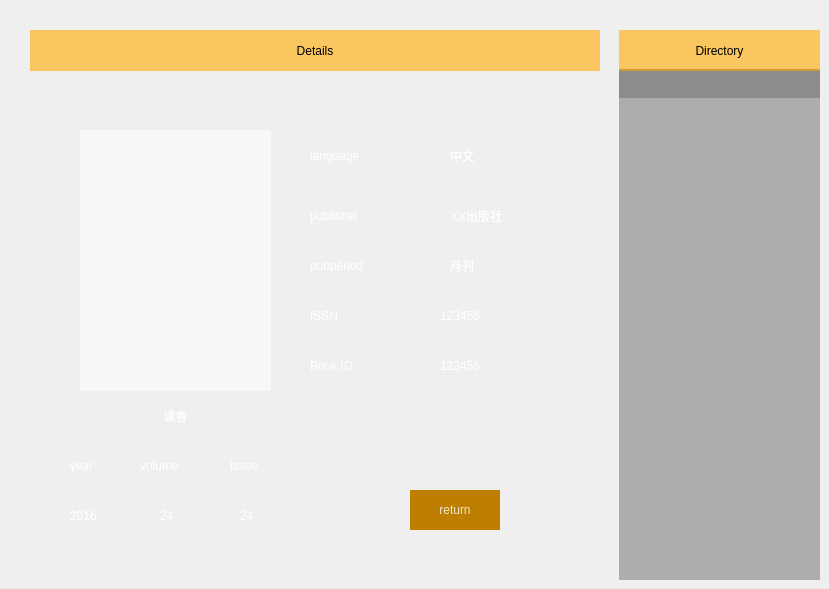
     <widget class="QWidget" name="return_tab">
      <attribute name="title">
       <string>return</string>
      </attribute>
      <widget class="QTableView" name="borrow_view">
       <property name="geometry">
        <rect>
         <x>619</x>
         <y>69</y>
         <width>201</width>
         <height>511</height>
        </rect>
       </property>
       <property name="styleSheet">
        <string notr="true">QTableView {
    color: white;
	gridline-color: white;
    background-color: rgba(108, 108, 108, 128);
	alternate-background-color: rgb(64, 64, 64);
    selection-color: white;
    selection-background-color:rgba(255, 255, 255, 128);
    border: 0px;
    border-radius: 0px;
}
QTableView::selection:hover
{	
	background-color: rgba(255, 255, 255, 128);
}
QHeaderView
{
	color: white;
	/*ont: bold 10pt;*/
	background-color: rgba(108, 108, 108, 128);
	border: 0px solid rgb(144, 144, 144);
	border:0px solid rgb(191,191,191);
	border-left-color: rgba(255, 255, 255, 0);
	border-top-color: rgba(255, 255, 255, 0);
	border-radius:0px;
	min-height:29px;
}
QHeaderView::section
{
	color: white;
	/*ont: bold 10pt;*/
	background-color: rgba(108, 108, 108, 128);
	border:0px solid rgb(191,191,191);
	border-radius:0px;
	min-height:29px;
}
QScrollBar:vertical
{
    width:3px;
    background:rgb(158, 158, 158);
    margin:0px,0px,0px,0px;
    padding-top:0px; 
    padding-bottom:0px;
}
QScrollBar::handle:vertical
{
    width:3px;
    background:rgb(144, 144, 144);
    border-radius:2px;  
    min-height:20;
}
QScrollBar::handle:vertical:hover
{
    width:5px;
    background:rgba(0,0,0,50%); 
    border-radius:2px;
    min-height:20;
}
QScrollBar::add-line:vertical   
{
    height:0px;width:0px;
    subcontrol-position:bottom;
}
QScrollBar::sub-line:vertical   
{
    height:0px;width:0px;
    subcontrol-position:top;
}
QScrollBar:horizontal
{
    height:3px;
    background:rgb(158, 158, 158);
    margin:0px,0px,0px,0px;
    padding-left:0px; 
    padding-right:0px;
}
QScrollBar::handle:horizontal
{
    height:3px;
    background:rgb(144, 144, 144);
    border-radius:2px;  
}
QScrollBar::handle:horizontal:hover
{
    height:5px;
    background:rgba(0,0,0,50%); 
    border-radius:2px;
}
QScrollBar::add-line:horizontal   
{
    height:0px;width:0px;
    subcontrol-position:right;
}
QScrollBar::sub-line:horizontal   
{
    height:0px;width:0px;
    subcontrol-position:left;
}
</string>
       </property>
       <property name="editTriggers">
        <set>QAbstractItemView::NoEditTriggers</set>
       </property>
      </widget>
      <widget class="QLabel" name="borroe_detail_view">
       <property name="geometry">
        <rect>
         <x>30</x>
         <y>69</y>
         <width>570</width>
         <height>511</height>
        </rect>
       </property>
       <property name="styleSheet">
        <string notr="true">background-color: rgba(255, 255, 255, 0);
border-image: url(:/small_unit/black Header40.png);</string>
       </property>
       <property name="text">
        <string/>
       </property>
      </widget>
      <widget class="QLabel" name="label_56">
       <property name="geometry">
        <rect>
         <x>619</x>
         <y>30</y>
         <width>201</width>
         <height>41</height>
        </rect>
       </property>
       <property name="styleSheet">
        <string notr="true">background-color: rgba(255, 170, 0,60%);
font: 14pt &quot;Century Gothic&quot;;</string>
       </property>
       <property name="text">
        <string>Directory</string>
       </property>
       <property name="alignment">
        <set>Qt::AlignCenter</set>
       </property>
      </widget>
      <widget class="QLabel" name="label_57">
       <property name="geometry">
        <rect>
         <x>30</x>
         <y>30</y>
         <width>570</width>
         <height>41</height>
        </rect>
       </property>
       <property name="styleSheet">
        <string notr="true">background-color: rgba(255, 170, 0,60%);
font: 14pt &quot;Century Gothic&quot;;</string>
       </property>
       <property name="text">
        <string>Details</string>
       </property>
       <property name="alignment">
        <set>Qt::AlignCenter</set>
       </property>
      </widget>
      <widget class="QLabel" name="label_58">
       <property name="geometry">
        <rect>
         <x>80</x>
         <y>130</y>
         <width>191</width>
         <height>261</height>
        </rect>
       </property>
       <property name="styleSheet">
        <string notr="true">background-color: rgba(255, 255, 255, 150);
border-image: url(:/images/nocover.png);</string>
       </property>
       <property name="text">
        <string/>
       </property>
       <property name="alignment">
        <set>Qt::AlignCenter</set>
       </property>
      </widget>
      <widget class="QLabel" name="label_59">
       <property name="geometry">
        <rect>
         <x>80</x>
         <y>400</y>
         <width>191</width>
         <height>31</height>
        </rect>
       </property>
       <property name="styleSheet">
        <string notr="true">background-color: rgba(255, 255, 255, 0);
font: 14pt &quot;Century Gothic&quot;;
color: rgb(255, 255, 255);</string>
       </property>
       <property name="text">
        <string>读者</string>
       </property>
       <property name="alignment">
        <set>Qt::AlignCenter</set>
       </property>
      </widget>
      <widget class="QLabel" name="label_60">
       <property name="geometry">
        <rect>
         <x>310</x>
         <y>200</y>
         <width>91</width>
         <height>31</height>
        </rect>
       </property>
       <property name="styleSheet">
        <string notr="true">background-color: rgba(255, 255, 255, 0);
font: 14pt &quot;Century Gothic&quot;;
color: rgb(255, 255, 255);</string>
       </property>
       <property name="text">
        <string>publisher</string>
       </property>
      </widget>
      <widget class="QLabel" name="label_61">
       <property name="geometry">
        <rect>
         <x>310</x>
         <y>140</y>
         <width>111</width>
         <height>31</height>
        </rect>
       </property>
       <property name="styleSheet">
        <string notr="true">background-color: rgba(255, 255, 255, 0);
font: 14pt &quot;Century Gothic&quot;;
color: rgb(255, 255, 255);</string>
       </property>
       <property name="text">
        <string>language</string>
       </property>
      </widget>
      <widget class="QLabel" name="label_63">
       <property name="geometry">
        <rect>
         <x>310</x>
         <y>250</y>
         <width>111</width>
         <height>31</height>
        </rect>
       </property>
       <property name="styleSheet">
        <string notr="true">background-color: rgba(255, 255, 255, 0);
font: 14pt &quot;Century Gothic&quot;;
color: rgb(255, 255, 255);</string>
       </property>
       <property name="text">
        <string>pubperiod</string>
       </property>
      </widget>
      <widget class="QLabel" name="label_65">
       <property name="geometry">
        <rect>
         <x>310</x>
         <y>300</y>
         <width>61</width>
         <height>31</height>
        </rect>
       </property>
       <property name="styleSheet">
        <string notr="true">background-color: rgba(255, 255, 255, 0);
font: 14pt &quot;Century Gothic&quot;;
color: rgb(255, 255, 255);</string>
       </property>
       <property name="text">
        <string>ISSN</string>
       </property>
      </widget>
      <widget class="QLabel" name="label_67">
       <property name="geometry">
        <rect>
         <x>70</x>
         <y>450</y>
         <width>61</width>
         <height>31</height>
        </rect>
       </property>
       <property name="styleSheet">
        <string notr="true">background-color: rgba(255, 255, 255, 0);
font: 14pt &quot;Century Gothic&quot;;
color: rgb(255, 255, 255);</string>
       </property>
       <property name="text">
        <string>year</string>
       </property>
      </widget>
      <widget class="QLabel" name="label_68">
       <property name="geometry">
        <rect>
         <x>140</x>
         <y>450</y>
         <width>71</width>
         <height>31</height>
        </rect>
       </property>
       <property name="styleSheet">
        <string notr="true">background-color: rgba(255, 255, 255, 0);
font: 14pt &quot;Century Gothic&quot;;
color: rgb(255, 255, 255);</string>
       </property>
       <property name="text">
        <string>volume</string>
       </property>
      </widget>
      <widget class="QLabel" name="label_69">
       <property name="geometry">
        <rect>
         <x>230</x>
         <y>450</y>
         <width>61</width>
         <height>31</height>
        </rect>
       </property>
       <property name="styleSheet">
        <string notr="true">background-color: rgba(255, 255, 255, 0);
font: 14pt &quot;Century Gothic&quot;;
color: rgb(255, 255, 255);</string>
       </property>
       <property name="text">
        <string>issue</string>
       </property>
      </widget>
      <widget class="QLabel" name="label_70">
       <property name="geometry">
        <rect>
         <x>450</x>
         <y>140</y>
         <width>111</width>
         <height>31</height>
        </rect>
       </property>
       <property name="styleSheet">
        <string notr="true">background-color: rgba(255, 255, 255, 0);
font: 14pt &quot;Century Gothic&quot;;
color: rgb(255, 255, 255);</string>
       </property>
       <property name="text">
        <string>中文</string>
       </property>
      </widget>
      <widget class="QLabel" name="label_71">
       <property name="geometry">
        <rect>
         <x>450</x>
         <y>200</y>
         <width>111</width>
         <height>31</height>
        </rect>
       </property>
       <property name="styleSheet">
        <string notr="true">background-color: rgba(255, 255, 255, 0);
font: 14pt &quot;Century Gothic&quot;;
color: rgb(255, 255, 255);</string>
       </property>
       <property name="text">
        <string>XX出版社</string>
       </property>
      </widget>
      <widget class="QLabel" name="label_73">
       <property name="geometry">
        <rect>
         <x>450</x>
         <y>250</y>
         <width>111</width>
         <height>31</height>
        </rect>
       </property>
       <property name="styleSheet">
        <string notr="true">background-color: rgba(255, 255, 255, 0);
font: 14pt &quot;Century Gothic&quot;;
color: rgb(255, 255, 255);</string>
       </property>
       <property name="text">
        <string>月刊</string>
       </property>
      </widget>
      <widget class="QLabel" name="label_75">
       <property name="geometry">
        <rect>
         <x>440</x>
         <y>300</y>
         <width>111</width>
         <height>31</height>
        </rect>
       </property>
       <property name="styleSheet">
        <string notr="true">background-color: rgba(255, 255, 255, 0);
font: 14pt &quot;Century Gothic&quot;;
color: rgb(255, 255, 255);</string>
       </property>
       <property name="text">
        <string>123456</string>
       </property>
      </widget>
      <widget class="QLabel" name="label_77">
       <property name="geometry">
        <rect>
         <x>70</x>
         <y>500</y>
         <width>61</width>
         <height>31</height>
        </rect>
       </property>
       <property name="styleSheet">
        <string notr="true">background-color: rgba(255, 255, 255, 0);
font: 14pt &quot;Century Gothic&quot;;
color: rgb(255, 255, 255);</string>
       </property>
       <property name="text">
        <string>2016</string>
       </property>
      </widget>
      <widget class="QLabel" name="label_78">
       <property name="geometry">
        <rect>
         <x>160</x>
         <y>500</y>
         <width>51</width>
         <height>31</height>
        </rect>
       </property>
       <property name="styleSheet">
        <string notr="true">background-color: rgba(255, 255, 255, 0);
font: 14pt &quot;Century Gothic&quot;;
color: rgb(255, 255, 255);</string>
       </property>
       <property name="text">
        <string>24</string>
       </property>
      </widget>
      <widget class="QLabel" name="label_79">
       <property name="geometry">
        <rect>
         <x>240</x>
         <y>500</y>
         <width>41</width>
         <height>31</height>
        </rect>
       </property>
       <property name="styleSheet">
        <string notr="true">background-color: rgba(255, 255, 255, 0);
font: 14pt &quot;Century Gothic&quot;;
color: rgb(255, 255, 255);</string>
       </property>
       <property name="text">
        <string>24</string>
       </property>
      </widget>
      <widget class="QPushButton" name="pushButton_14">
       <property name="geometry">
        <rect>
         <x>410</x>
         <y>490</y>
         <width>90</width>
         <height>40</height>
        </rect>
       </property>
       <property name="styleSheet">
        <string notr="true">QPushButton 
{ 
	font: 14pt &quot;Century Gothic&quot;;
	background-color: rgb(190, 127, 0);
    color: rgba(255, 255, 255, 200);
	border-radius: 0px; 
}
QPushButton:hover 
{ 
    background-color: rgb(255, 170, 0);
}
QPushButton:pressed
{
	
	background-color: rgba(255, 170, 0, 150);
}</string>
       </property>
       <property name="text">
        <string>return</string>
       </property>
       <property name="flat">
        <bool>true</bool>
       </property>
      </widget>
      <widget class="QLabel" name="label_66">
       <property name="geometry">
        <rect>
         <x>310</x>
         <y>350</y>
         <width>81</width>
         <height>31</height>
        </rect>
       </property>
       <property name="styleSheet">
        <string notr="true">background-color: rgba(255, 255, 255, 0);
font: 14pt &quot;Century Gothic&quot;;
color: rgb(255, 255, 255);</string>
       </property>
       <property name="text">
        <string>Book ID</string>
       </property>
      </widget>
      <widget class="QLabel" name="label_76">
       <property name="geometry">
        <rect>
         <x>440</x>
         <y>350</y>
         <width>111</width>
         <height>31</height>
        </rect>
       </property>
       <property name="styleSheet">
        <string notr="true">background-color: rgba(255, 255, 255, 0);
font: 14pt &quot;Century Gothic&quot;;
color: rgb(255, 255, 255);</string>
       </property>
       <property name="text">
        <string>123456</string>
       </property>
      </widget>
     </widget>
